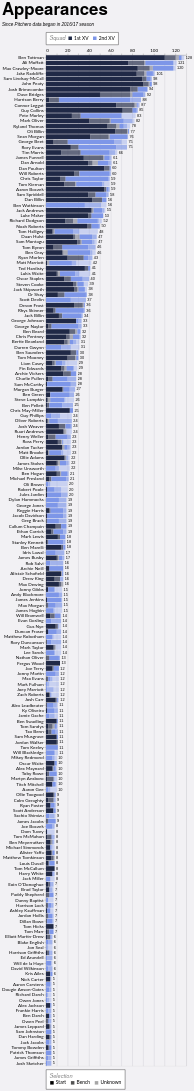

Express this chart as Vega-Lite.
### Vega-Lite specification from a JSON file in a GitHub repository (floating-point values rounded to 4 significant figures; data arrays with more than 128 entries replaced by an {"elided": "..."} marker saying what was removed)
{"config": {"axis": {"labelFont": "Lato, sans-serif", "titleFont": "PT Sans Narrow, Helvetica Neue, Helvetica, Arial, sans-serif", "labelFontSize": 13, "titleFontSize": 24, "gridColor": "#202947", "gridOpacity": 0.2}, "header": {"labelFont": "PT Sans Narrow, Helvetica Neue, Helvetica, Arial, sans-serif", "titleFont": "PT Sans Narrow, Helvetica Neue, Helvetica, Arial, sans-serif", "labelFontSize": 24, "titleFontSize": 28, "labelFontWeight": "bold", "orient": "left"}, "legend": {"labelFont": "Lato, sans-serif", "titleFont": "PT Sans Narrow, Helvetica Neue, Helvetica, Arial, sans-serif", "labelFontSize": 14, "titleFontSize": 16, "titlePadding": 5, "fillColor": "white", "strokeColor": "black", "padding": 10, "titleFontWeight": "lighter", "titleFontStyle": "italic", "titleColor": "gray", "offset": 10}, "title": {"font": "PT Sans Narrow, Helvetica Neue, Helvetica, Arial, sans-serif", "fontSize": 48, "fontWeight": "bold", "anchor": "start", "align": "center", "titlePadding": 20, "subtitlePadding": 10, "subtitleFontSize": 13, "subtitleColor": "", "subtitleFontStyle": "italic", "offset": 15, "color": "black"}, "axisX": {"labelAngle": 0}, "facet": {"title": null, "header": null, "align": {"row": "each", "column": "each"}}, "resolve": {"scale": {"y": "independent", "facet": "independent"}}, "background": "#f2f1f4"}, "layer": [{"mark": {"type": "bar"}, "encoding": {"color": {"field": "squad", "legend": {"labelExpr": "datum.value + ' XV'", "orient": "top", "title": "Squad", "titleOrient": "left"}, "scale": {"domain": ["1st", "2nd"], "range": ["#202946", "#7d96e8"]}, "sort": ["1st", "2nd"], "type": "nominal"}, "opacity": {"field": "start", "legend": {"orient": "bottom", "title": "Selection"}, "scale": {"domain": ["Start", "Bench", "Unknown"], "range": [1.0, 0.35, 0.2]}, "sort": ["Start", "Bench", "Unknown"], "type": "nominal"}, "order": {"field": "stack_order", "sort": "ascending", "type": "quantitative"}, "tooltip": [{"field": "player", "title": "Player", "type": "nominal"}, {"field": "squad", "title": "Squad", "type": "nominal"}, {"field": "start", "title": "Selection", "type": "nominal"}, {"aggregate": "sum", "field": "games", "title": "Games", "type": "quantitative"}, {"aggregate": "max", "field": "player_total", "title": "Total", "type": "quantitative"}], "x": {"aggregate": "sum", "axis": {"orient": "top", "title": null}, "field": "games", "type": "quantitative"}, "y": {"field": "player", "sort": {"field": "player_total", "op": "max", "order": "descending"}, "title": null, "type": "nominal"}}}, {"mark": {"type": "text", "align": "left", "baseline": "middle", "color": "black", "dx": 4, "fontSize": 11}, "encoding": {"text": {"field": "total_games", "format": ".0f", "type": "quantitative"}, "x": {"axis": {"orient": "top", "title": null}, "field": "total_games", "type": "quantitative"}, "y": {"field": "player", "sort": {"field": "player_total", "op": "max", "order": "descending"}, "title": null, "type": "nominal"}}, "transform": [{"aggregate": [{"op": "sum", "field": "games", "as": "total_games"}, {"op": "max", "field": "player_total", "as": "player_total"}], "groupby": ["player"]}]}], "data": {"name": "data-c3a37150abf98d345c66b643c8e0ec69"}, "height": {"step": 15}, "params": [{"name": "seasonParam", "value": []}, {"name": "gameTypesParam", "value": []}, {"name": "squadParam", "value": "All"}, {"name": "positionsParam", "value": []}, {"name": "minAppsParam", "value": 5}], "title": {"text": "Appearances", "subtitle": "Since Pitchero data began in 2016/17 season"}, "transform": [{"filter": "length(seasonParam) === 0 || indexof(seasonParam, datum.season) >= 0"}, {"filter": "length(gameTypesParam) === 0 || indexof(gameTypesParam, datum.game_type) >= 0"}, {"filter": "squadParam === \"All\" || datum.squad === squadParam"}, {"filter": "length(positionsParam) === 0 || indexof(positionsParam, datum.position) >= 0"}, {"joinaggregate": [{"op": "sum", "field": "games", "as": "player_total"}], "groupby": ["player"]}, {"filter": "datum.player_total >= minAppsParam"}], "width": 400, "$schema": "https://vega.github.io/schema/vega-lite/v5.20.1.json", "datasets": {"data-c3a37150abf98d345c66b643c8e0ec69": {"elided": "2352 records"}}}
